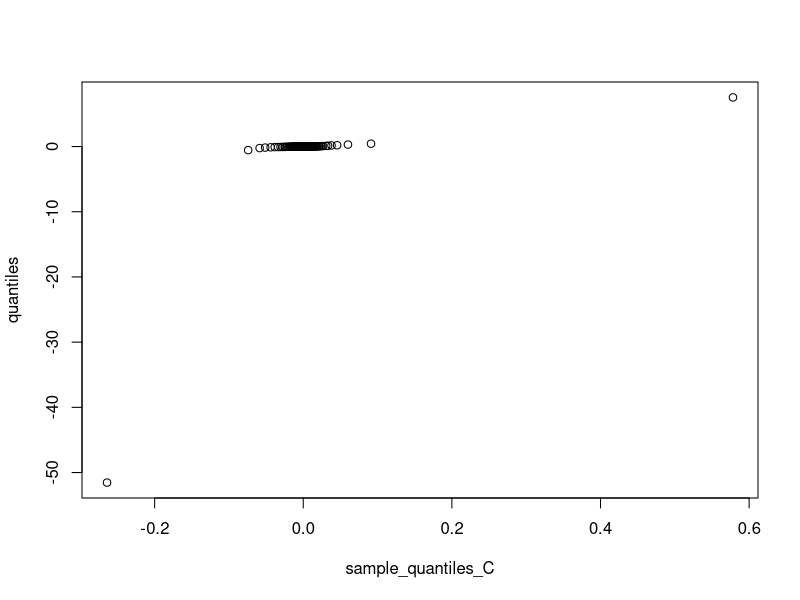
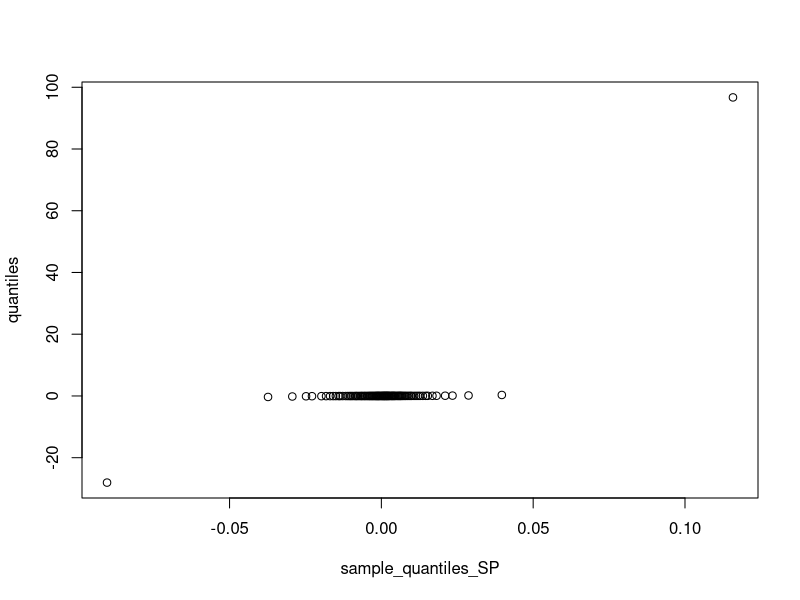
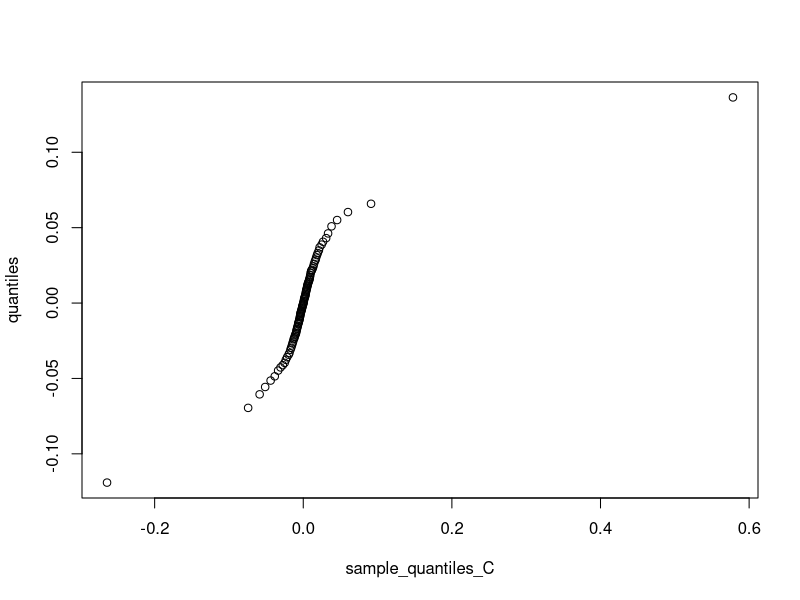
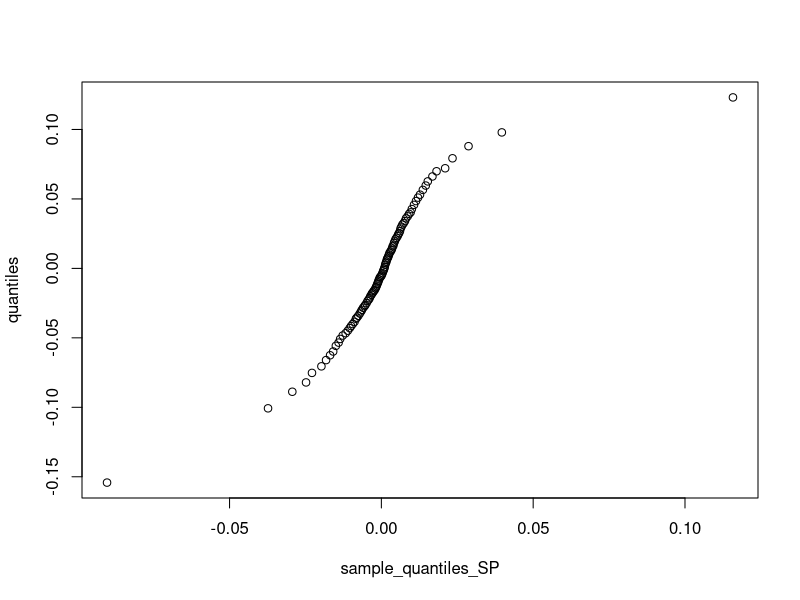
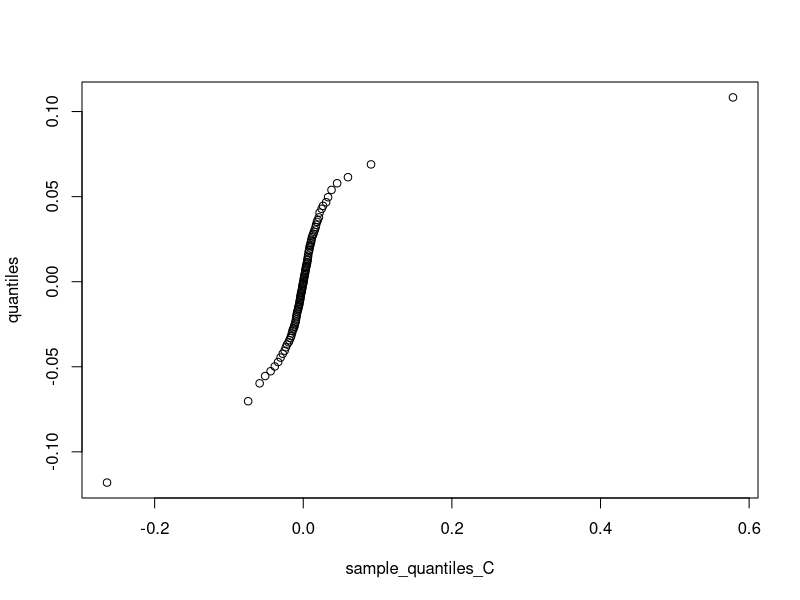
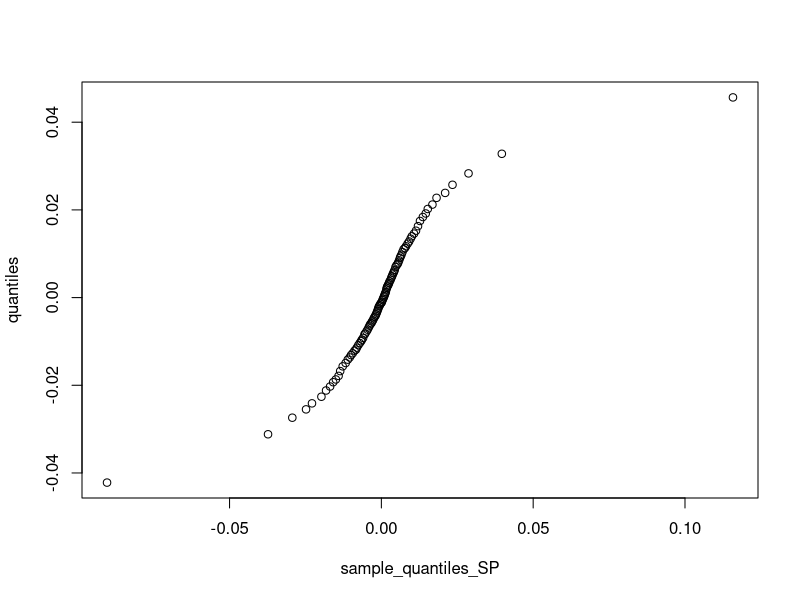

These figures' R source, in order:
main <- function(){
  
  data = read.table("d-csp0108.txt", stringsAsFactors = F, header = TRUE)
  C <- data[,2];
  SP <- data[,3];
  x1 = seq(min(C),max(C), length = 1000);
  x2 = seq(min(SP),max(SP), length = 1000);
  percentages = seq(0,1,length = 100);
  n = length(C);
  sample_quantiles_C = quantile(C,percentages);
  sample_quantiles_SP = quantile(SP,percentages);
  
  
  #Cauchy
  png("Plots/C_rtn_qq_cauchy.png");
  x = rcauchy(n,mean(C),0.015);
  quantiles = quantile(x,percentages);
  plot(sample_quantiles_C,quantiles);
  dev.off();
  
  png("Plots/SP_rtn_qq_cauchy.png");
  x = rcauchy(n,mean(SP),0.01);
  quantiles = quantile(x,percentages);
  plot(sample_quantiles_SP,quantiles);
  dev.off();
  
  
  #Mixture
  png("Plots/C_rtn_qq_mixture.png");
  yn <- rbinom(n, 1, .9)
  x = rnorm(n,mean(C)+yn*mean(C),0.01+yn*0.02);
  quantiles = quantile(x,percentages);
  plot(sample_quantiles_C,quantiles);
  dev.off();
  
  png("Plots/SP_rtn_qq_mixture.png");
  yn <- rbinom(n, 1, .8)
  x = rnorm(n,mean(C)+yn*mean(C),0.025+yn*0.02);
  quantiles = quantile(x,percentages);
  plot(sample_quantiles_SP,quantiles);
  dev.off();
  
  #Normal
  png("Plots/C_rtn_qq_normal.png");
  x = rnorm(n,mean(C),sqrt(var(C)));
  quantiles = quantile(x,percentages);
  plot(sample_quantiles_C,quantiles);
  dev.off();
  
  png("Plots/SP_rtn_qq_normal.png");
  x = rnorm(n,mean(SP),sqrt(var(SP)));
  quantiles = quantile(x,percentages);
  plot(sample_quantiles_SP,quantiles);
  dev.off();
}

main();